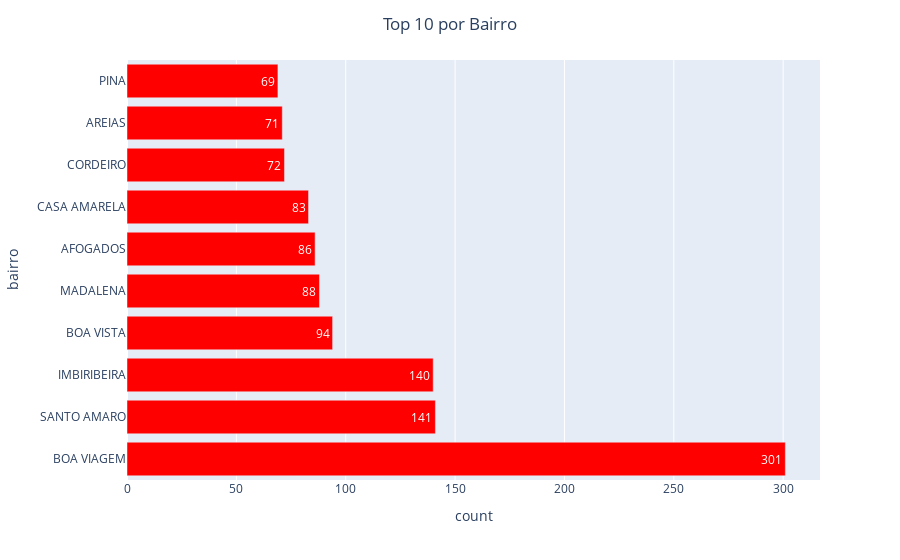

Notebook code for this chart:
### Code cell
fig = px.bar(top_10, x="count", y="bairro", text="count", color_discrete_sequence=["red"])
fig.update_layout(title_text= "Top 10 por Bairro", title_x=0.5)
fig.show()

### Figure 1 — Plotly figure (JSON) as saved in the notebook; plotly's stock layout.template omitted (floating-point values rounded to 4 significant figures)
{"data": [{"alignmentgroup": "True", "hovertemplate": "count=%{text}<br>bairro=%{y}<extra></extra>", "legendgroup": "", "marker": {"color": "red", "pattern": {"shape": ""}}, "name": "", "offsetgroup": "", "orientation": "h", "showlegend": false, "text": [301, 141, 140, 94, 88, 86, 83, 72, 71, 69], "textposition": "auto", "type": "bar", "x": [301, 141, 140, 94, 88, 86, 83, 72, 71, 69], "xaxis": "x", "y": ["BOA VIAGEM", "SANTO AMARO", "IMBIRIBEIRA", "BOA VISTA", "MADALENA", "AFOGADOS", "CASA AMARELA", "CORDEIRO", "AREIAS", "PINA"], "yaxis": "y"}], "layout": {"barmode": "relative", "legend": {"tracegroupgap": 0}, "margin": {"t": 60}, "title": {"text": "Top 10 por Bairro", "x": 0.5}, "xaxis": {"anchor": "y", "domain": [0, 1], "title": {"text": "count"}}, "yaxis": {"anchor": "x", "domain": [0, 1], "title": {"text": "bairro"}}}}
